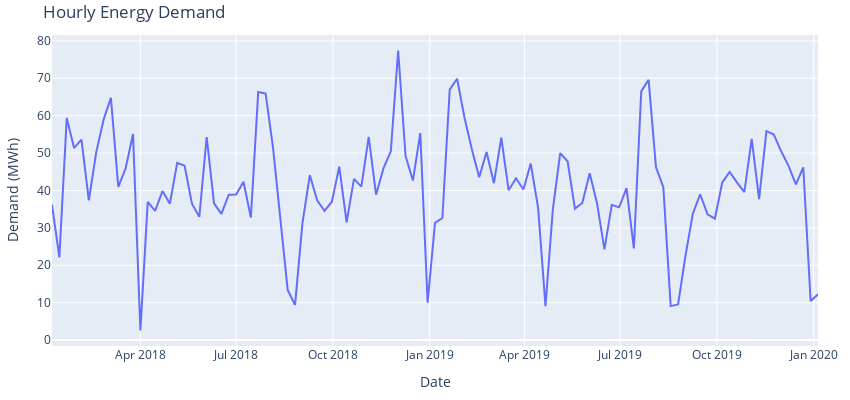

Notebook source saved alongside this figure:
### Code cell
import plotly.graph_objects as go
demand_df_1w = demand_df.resample('1W').mean()
fig = go.Figure()
fig.add_trace(go.Scatter(x=demand_df_1w.index, y=demand_df_1w["Demand"], mode='lines'))
fig.update_layout(
    title = "Hourly Energy Demand",
    xaxis_title = "Date",
    yaxis_title = "Demand (MWh)",
    width = 850,
    height = 400,
    margin=dict(l=20, r=20, t=35, b=20),
    legend=dict(
        orientation="h",
        yanchor="top",
        y=1,
        xanchor="left",
        x=0.001
    )
)
fig.show()
